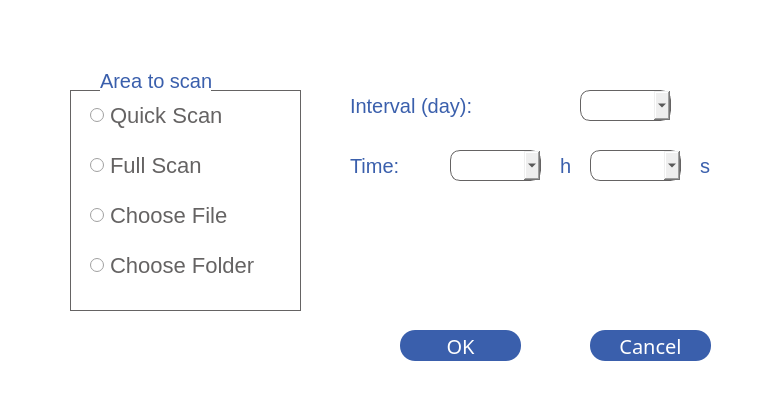
<?xml version="1.0" encoding="UTF-8"?>
<ui version="4.0">
 <class>Dialog</class>
 <widget class="QDialog" name="Dialog">
  <property name="geometry">
   <rect>
    <x>0</x>
    <y>0</y>
    <width>763</width>
    <height>417</height>
   </rect>
  </property>
  <property name="windowTitle">
   <string>Dialog</string>
  </property>
  <property name="styleSheet">
   <string notr="true">QDialog {
background-color: #FFFFFF;
}</string>
  </property>
  <widget class="QLabel" name="label">
   <property name="geometry">
    <rect>
     <x>70</x>
     <y>90</y>
     <width>231</width>
     <height>221</height>
    </rect>
   </property>
   <property name="styleSheet">
    <string notr="true">QLabel {
border: 1px solid #656363;
}</string>
   </property>
   <property name="text">
    <string/>
   </property>
  </widget>
  <widget class="QLabel" name="label_2">
   <property name="geometry">
    <rect>
     <x>100</x>
     <y>60</y>
     <width>191</width>
     <height>41</height>
    </rect>
   </property>
   <property name="styleSheet">
    <string notr="true">QLabel {
font-size: 20px;
color: #3A5FAC;
text-align: center;
}</string>
   </property>
   <property name="text">
    <string>Area to scan</string>
   </property>
  </widget>
  <widget class="QRadioButton" name="radioButton">
   <property name="geometry">
    <rect>
     <x>90</x>
     <y>100</y>
     <width>161</width>
     <height>31</height>
    </rect>
   </property>
   <property name="styleSheet">
    <string notr="true">QRadioButton {
font-size: 22px;
color: #656363;
text-align: center;
}</string>
   </property>
   <property name="text">
    <string>Quick Scan</string>
   </property>
  </widget>
  <widget class="QRadioButton" name="radioButton_2">
   <property name="geometry">
    <rect>
     <x>90</x>
     <y>150</y>
     <width>181</width>
     <height>31</height>
    </rect>
   </property>
   <property name="styleSheet">
    <string notr="true">QRadioButton {
font-size: 22px;
color: #656363;
text-align: center;
}</string>
   </property>
   <property name="text">
    <string>Full Scan</string>
   </property>
  </widget>
  <widget class="QRadioButton" name="radioButton_3">
   <property name="geometry">
    <rect>
     <x>90</x>
     <y>200</y>
     <width>151</width>
     <height>31</height>
    </rect>
   </property>
   <property name="styleSheet">
    <string notr="true">QRadioButton {
font-size: 22px;
color: #656363;
text-align: center;
}</string>
   </property>
   <property name="text">
    <string>Choose File</string>
   </property>
  </widget>
  <widget class="QRadioButton" name="radioButton_4">
   <property name="geometry">
    <rect>
     <x>90</x>
     <y>250</y>
     <width>171</width>
     <height>31</height>
    </rect>
   </property>
   <property name="styleSheet">
    <string notr="true">QRadioButton {
font-size: 22px;
color: #656363;
text-align: center;
}</string>
   </property>
   <property name="text">
    <string>Choose Folder</string>
   </property>
  </widget>
  <widget class="QLabel" name="label_3">
   <property name="geometry">
    <rect>
     <x>350</x>
     <y>90</y>
     <width>231</width>
     <height>31</height>
    </rect>
   </property>
   <property name="styleSheet">
    <string notr="true">QLabel {
font-size: 20px;
color: #3A5FAC;
text-align: center;
}</string>
   </property>
   <property name="text">
    <string>Interval (day):</string>
   </property>
  </widget>
  <widget class="QComboBox" name="comboBox">
   <property name="geometry">
    <rect>
     <x>580</x>
     <y>90</y>
     <width>91</width>
     <height>31</height>
    </rect>
   </property>
   <property name="styleSheet">
    <string notr="true">QComboBox {
border: 1px solid #656363;
border-radius: 10px;
}</string>
   </property>
  </widget>
  <widget class="QLabel" name="label_4">
   <property name="geometry">
    <rect>
     <x>350</x>
     <y>150</y>
     <width>101</width>
     <height>31</height>
    </rect>
   </property>
   <property name="styleSheet">
    <string notr="true">QLabel {
font-size: 20px;
color: #3A5FAC;
text-align: center;
}</string>
   </property>
   <property name="text">
    <string>Time:</string>
   </property>
  </widget>
  <widget class="QComboBox" name="comboBox_2">
   <property name="geometry">
    <rect>
     <x>450</x>
     <y>150</y>
     <width>91</width>
     <height>31</height>
    </rect>
   </property>
   <property name="styleSheet">
    <string notr="true">QComboBox {
border: 1px solid #656363;
border-radius: 10px;
}</string>
   </property>
  </widget>
  <widget class="QLabel" name="label_5">
   <property name="geometry">
    <rect>
     <x>560</x>
     <y>150</y>
     <width>21</width>
     <height>31</height>
    </rect>
   </property>
   <property name="styleSheet">
    <string notr="true">QLabel {
font-size: 20px;
color: #3A5FAC;
text-align: center;
}</string>
   </property>
   <property name="text">
    <string>h</string>
   </property>
  </widget>
  <widget class="QComboBox" name="comboBox_3">
   <property name="geometry">
    <rect>
     <x>590</x>
     <y>150</y>
     <width>91</width>
     <height>31</height>
    </rect>
   </property>
   <property name="styleSheet">
    <string notr="true">QComboBox {
border: 1px solid #656363;
border-radius: 10px;
}</string>
   </property>
  </widget>
  <widget class="QLabel" name="label_6">
   <property name="geometry">
    <rect>
     <x>700</x>
     <y>150</y>
     <width>21</width>
     <height>31</height>
    </rect>
   </property>
   <property name="styleSheet">
    <string notr="true">QLabel {
font-size: 20px;
color: #3A5FAC;
text-align: center;
}</string>
   </property>
   <property name="text">
    <string>s</string>
   </property>
  </widget>
  <widget class="QPushButton" name="scanButton">
   <property name="geometry">
    <rect>
     <x>400</x>
     <y>330</y>
     <width>121</width>
     <height>31</height>
    </rect>
   </property>
   <property name="styleSheet">
    <string notr="true">QPushButton {
border-radius: 15px;
font-size:20px;
color: #FFFFFF;
text-align: center;
font-family: sans-serif;
background-color: #3A5FAC;
}
</string>
   </property>
   <property name="text">
    <string>OK</string>
   </property>
  </widget>
  <widget class="QPushButton" name="scanButton_2">
   <property name="geometry">
    <rect>
     <x>590</x>
     <y>330</y>
     <width>121</width>
     <height>31</height>
    </rect>
   </property>
   <property name="styleSheet">
    <string notr="true">QPushButton {
border-radius: 15px;
font-size:20px;
color: #FFFFFF;
text-align: center;
font-family: sans-serif;
background-color: #3A5FAC;
}
</string>
   </property>
   <property name="text">
    <string>Cancel</string>
   </property>
  </widget>
  <widget class="QLabel" name="label_7">
   <property name="geometry">
    <rect>
     <x>100</x>
     <y>60</y>
     <width>111</width>
     <height>41</height>
    </rect>
   </property>
   <property name="styleSheet">
    <string notr="true">QLabel {
background-color: #FFFFFF;
}</string>
   </property>
   <property name="text">
    <string/>
   </property>
  </widget>
  <zorder>label</zorder>
  <zorder>radioButton</zorder>
  <zorder>radioButton_2</zorder>
  <zorder>radioButton_3</zorder>
  <zorder>radioButton_4</zorder>
  <zorder>label_3</zorder>
  <zorder>comboBox</zorder>
  <zorder>label_4</zorder>
  <zorder>comboBox_2</zorder>
  <zorder>label_5</zorder>
  <zorder>comboBox_3</zorder>
  <zorder>label_6</zorder>
  <zorder>scanButton</zorder>
  <zorder>scanButton_2</zorder>
  <zorder>label_7</zorder>
  <zorder>label_2</zorder>
 </widget>
 <resources/>
 <connections/>
</ui>
